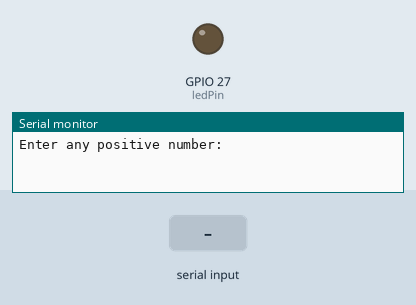
This sketch was run on a simulated ESP32. On the bench: output pins drawn as LEDs (lit = HIGH), the last lines printed to the serial monitor. Inputs (shaded band) come from the test bench.

Above: at 1.2 s.
1.3 s: "90,45\n" received over Serial
At 1.61 s:
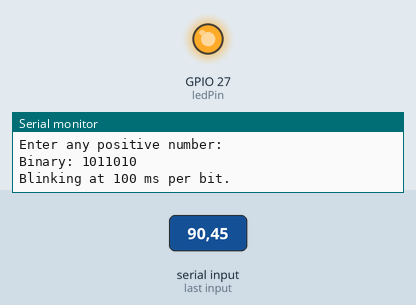
Timing chart, 0 to 4.3 s (numbered marks = the images above; inputs shaded):
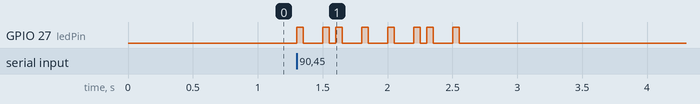

The sketch:

sketch_jun27a_copy_20250628220902.ino
```cpp
const int ledPin = 27;

String binaryCode = "";
bool shouldBlink = false;

void setup() {
  pinMode(ledPin, OUTPUT);
  Serial.begin(115200);
  Serial.println("Enter any positive number:");
}

void loop() {
  // Read number from Serial
  if (Serial.available() > 0) {
    long num = Serial.parseInt();
    if (num >= 0) {
      binaryCode = String(num, BIN);
      shouldBlink = true;
      Serial.print("Binary: ");
      Serial.println(binaryCode);
    } else {
      Serial.println("Please enter a positive number.");
    }
  }

  // Blink LED with binary code
  if (shouldBlink) {
    int bitCount = binaryCode.length();

    // Minimum 100 ms per bit (50ms ON + 50ms OFF)
    int delayPerBit = 100;
    int onTime = delayPerBit / 2;
    int offTime = delayPerBit - onTime;

    Serial.print("Blinking at ");
    Serial.print(delayPerBit);
    Serial.println(" ms per bit.");

    for (int i = 0; i < bitCount; i++) {
      if (binaryCode[i] == '1') {
        digitalWrite(ledPin, HIGH);
        delay(onTime);
        digitalWrite(ledPin, LOW);
        delay(offTime);
      } else {
        // For '0' bits: keep LED OFF for full delay (no flash)
        digitalWrite(ledPin, LOW);
        delay(delayPerBit);
      }
    }

    shouldBlink = false; // done blinking
  }
}
```
